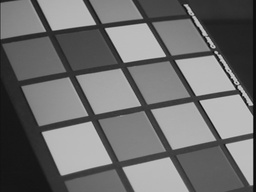
#> input picture data/img01.jpg, 256 x 192 px, shrunk from 640 x 480 before the run, found by its file name; its folder holds only this picture in this run
$ python houghScript.py
#> lines starting #> are read from the running program, lines starting #| are printed output that depends on the picture; after the words box and inside, x2 and y2 are one past the last pixel; in counts of white or black regions, pixels touching at a corner belong together
### python/myImageFilter.py
# myImageFilter
# Ilmagita Nariswari - 18221101

# ORIGINAL MATLAB FUNCTION:
# function [img1] = myImageFilter(img0, h)

import numpy as np
from helper import padImage

def myImageFilter(img0: np.ndarray, h: np.ndarray) -> np.ndarray:
    """
    # myImageFilter
    * takes an array of a greyscaleimage img0 and convolution filter stored in matrix h
    * outputs img1, which results from convolving im0 and h
    * assumes that matrix h is always odd-sized
    """
    img_array = img0

    img_height = len(img0)
    img_width = len(img0[0])

    filter_height = len(h)
    filter_width = len(h[0])

    pad_height = filter_height // 2
    pad_width = filter_width // 2

    padded_image = padImage(img_array, pad_height, pad_width)

    # initialize output image
    img1 = [[0 for j in range(img_width)] for i in range (img_height)]

    # perform convolution - base it by origin point in image
    for i in range(img_height):
        for j in range(img_width):
            conv_sum = 0

            for ki in range(filter_height):
                for kj in range(filter_width):
                    # map the kernel position to the padded image
                    ni = i + ki
                    nj = j + kj
                    conv_sum += padded_image[ni][nj] * h[ki][kj]

            img1[i][j] = conv_sum

    return img1

### python/helper.py
# helper functions

from PIL import Image
import numpy as np
from scipy.signal import windows

# READ IMAGE FUNCTIONS

# [14 lines left out: functions readImageAsArray, showImageFromArray, not called in this run]

# PADDING IMAGE FUNCTIONS

def ceil(x):
    if int(x) == x:
        return int(x)
    else:
        return int(x) + 1

def padImage(image, pad_height, pad_width):
    """
    # padImage
    # receives an array of image and pads it to the input parameters
    # pads it using the nearest neighbors method
    """
    img_array = image
    padded_image = np.pad(img_array, ((pad_height, pad_height), (pad_width, pad_width)), mode='edge') # pad with nearest neighbors
    return padded_image

# FILTERS

def generateGaussianFilter(sigma, normalised=True):
    """
    * generates a n x n matrix with a centered gaussian of standard deviation std centered on it.
    if normalised, its elements equals 1.'''
    """
    n = 2 * ceil(3 * sigma) + 1

    gaussian1D = windows.gaussian(n, sigma)
    gaussian2D = np.outer(gaussian1D, gaussian1D)

    if normalised:
        gaussian2D /= (2*np.pi*(sigma ** 2))
    return gaussian2D

def generateSobelFilterX():
    return [
        [-1, 0, 1],
        [-2, 0, 2],
        [-1, 0, 1]
    ]

def generateSobelFilterY():
    return [
        [-1, -2, -1],
        [0, 0, 0],
        [1, 2, 1]
    ]

### python/myEdgeFilter.py
# myEdgeFilter
# Ilmagita Nariswari - 18221101

# ORIGINAL MATLAB FUNCTION:
# function [img1] = myEdgeFilter(img0, sigma)

import numpy as np
from myImageFilter import myImageFilter
from helper import generateGaussianFilter, generateSobelFilterX, generateSobelFilterY

def myEdgeFilter(img0: np.ndarray, sigma: int) -> np.ndarray:
    """
    # myEdgeFilter
    * receives an input of a greyscale image (array) and scalar (int)
    * scalar is the standard deviation of the Gaussian smoothing kernel to be used
    * outputs img1 or the edge magnitude image as an array
    """

    img_array = img0

    # convolute with Gaussian kernel
    gaussian_kernel = generateGaussianFilter(sigma)
    smoothed_img = myImageFilter(img_array, gaussian_kernel)

    # calculate image gradient in the x-direction by convoluting smoothed img with x-oriented Sobel filter
    sobelX = generateSobelFilterX()
    imgX = myImageFilter(smoothed_img, sobelX)

    # calculate image gradient in the y-direction by convoluting smoothed img with y-oriented Sobel filter
    sobelY = generateSobelFilterY()
    imgY = myImageFilter(smoothed_img, sobelY)

    imgX = np.array(imgX)
    imgY = np.array(imgY)

    # get the edge magnitude
    edge_magnitude = np.sqrt(imgX ** 2 + imgY ** 2)
    magnitude = (edge_magnitude / np.max(edge_magnitude)) * 255
    img1 = magnitude

    # implement non-maximum suppression
    nms_magnitude = np.zeros_like(magnitude)
    count_error = 0
    for i in range(1, len(img_array)):
        for j in range(1, len(img_array[0])):

            # calculate angle by taking the inverse tangent of the ratio of the gradient magnitude in the y-direction to the x-direction one
            angle = np.arctan2(imgY[i, j], imgX[i, j]) * (180/np.pi) % 180

            try:
                n1 = 0
                n2 = 0

                # determine angles to closest and look at two neighboring pixels
                if (0 <= angle < 22.5) or (157.5 <= angle <= 180): # 0 degrees -> _ -> right and left
                    n1 = magnitude[i, j + 1]
                    n2 = magnitude[i, j - 1]
                elif (22.5 <= angle < 67.5): # 45 degrees -> \ -> top left and bottom right
                    n1 = magnitude[i - 1, j - 1]
                    n2 = magnitude[i + 1, j + 1]
                elif (67.5 <= angle < 112.5): # 90 degrees -> | -> top and bottom
                    n1 = magnitude[i - 1, j]
                    n2 = magnitude[i + 1, j]
                elif (112.5 <= angle < 157.5): # 135 degrees -> / -> top right and bottom left
                    n1 = magnitude[i - 1, j + 1]
                    n2 = magnitude[i + 1, j - 1]

                if magnitude[i, j] >= n1 and magnitude[i, j] >= n2:
                    nms_magnitude[i, j] = magnitude[i, j]
                else:
                    nms_magnitude[i, j] = 0

            except IndexError as e:
                # print(f"Error calculating angle at pixel ({i}, {j}): {e}")
                nms_magnitude[i, j] = 0
                count_error += 1

    img1 = nms_magnitude
    return img1

### python/myHoughTransform.py
# myHoughTransform
# Ilmagita Nariswari - 18221101

# ORIGINAL MATLAB FUNCTION:
# function [H, rhoScale, thetaScale] = myHoughTransform(Im, threshold, rhoRes, thetaRes)

import numpy as np

def myHoughTransform(Im: np.ndarray, threshold: int, rhoRes: int, thetaRes: int):
    """
    # myHoughTransform
    * implementation of the Hough Transform
    * takes the array of image, threshold, rhoRes, and thetaRes
    """
    # edge_magnitude_img = readImageAsArray('results/myEdgeFilter_res.jpg')

    img_height = len(Im)
    img_width = len(Im[0])

    # rhoMax in Hough transform is diagonal length of image because it is the farthest point from origin, thus enabling
    # accumulator array to capture all lines possible
    rhoMax = np.sqrt(img_height**2 + img_width**2)

    # initialize scales of minimum and maximum rho and theta
    rhoScale = np.arange(0, rhoMax, rhoRes)
    thetaScale = np.arange(0, 2 * np.pi, thetaRes)

    # initialize accumulator (H)
    H = np.zeros((len(rhoScale), len(thetaScale)))

    # threshold the edge image
    # get the indices of points above threshold
    edge_points = np.argwhere(Im > threshold)
    # print(f"Number of edge points: {len(edge_points)}")

    # for each point, try theta values and check obtained value of rho
    for point in edge_points:
        y, x = point[:2]

        for j, theta in enumerate(thetaScale):
            rho = int(x * np.cos(theta) + y * np.sin(theta))

            if rho >= 0:
                i = int(rho/rhoRes)
                H[i, j] += 1

    return H, rhoScale, thetaScale

### python/myHoughLines.py
# myHoughLines
# Ilmagita Nariswari - 18221101

# ORIGINAL MATLAB FUNCTION:
# function [rhos, thetas] = myHoughLines(H, nLines)

import numpy as np

def nms_all(img, kernel_size=3):
    """
    # nms_all: non maximal suppression for all neighbours
    * receives an input of an array for image and kernel size
    * outputs the dilated image
    """
    dilated_img = np.zeros(img.shape)
    pad = kernel_size // 2

    padded_img = np.pad(img, pad, mode='constant', constant_values=0)

    for i in range(img.shape[0]):
        for j in range(img.shape[1]):
            # get the current 3x3 area
            area = padded_img[i:i+kernel_size, j:j+kernel_size]
            dilated_img[i, j] = np.max(area)

    return dilated_img

def myHoughLines(H: np.ndarray, nLines: int):
    """
    # myHoughLines
    * takes H: transform accumulator, and nLines: number of lines to return
    * outputs rhos: array[nLines][1], and thetas: array[nLines][1]
    """
    img = H.copy()
    dilated_img = nms_all(img)

    rhos = []
    thetas = []

    for i in range(nLines):
        flat_index = np.argmax(dilated_img)
        max_index = np.unravel_index(flat_index, dilated_img.shape)

        dilated_img[max_index] = -999

        rhos.append(max_index[0])
        thetas.append(max_index[1])

    return rhos, thetas


### python/houghScript.py
import os
import cv2
import numpy as np

from myEdgeFilter import myEdgeFilter
from myHoughLines import myHoughLines
from myHoughTransform import myHoughTransform
from drawLine import drawLine

# houghScript.py adapted from: https://github.com/Ali-Hasan-Khan28/Computer-Vision

# Parameters
datadir = './data'  # the directory containing the images
resultsdir = './results'  # the directory for dumping results

sigma = 2
threshold = 0.03
rhoRes = 2
thetaRes = np.pi / 90
nLines = 50
# end of parameters

# Get list of images
imglist = [f for f in os.listdir(datadir) if f.endswith('.jpg')]

for imgname in imglist:
    print(f'Starting function for {imgname}')
    # Read in images
    img_path = os.path.join(datadir, imgname)
    img = cv2.imread(img_path)
#> img is the input picture: shape (192, 256, 3); min 6, max 207, mean 109.7

    if img.ndim == 3:
        img = cv2.cvtColor(img, cv2.COLOR_BGR2GRAY)
#> img: shape (192, 256)

    img = img.astype(np.float64) / 255.0

    # Actual Hough line code function calls
    Im = myEdgeFilter(img, sigma)
#> in myImageFilter, `img_height = len(img0)`: img_height = 192
#> in myImageFilter, `img_width = len(img0[0])`: img_width = 256
#> after the loop in myImageFilter, `for i in range(img_height):`: img1 = 192 items
#> after the loop in myEdgeFilter, `for i in range(1, len(img_array)):`:
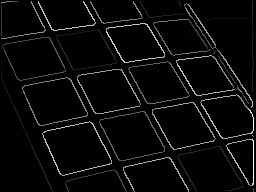
#> nms_magnitude: shape (192, 256) float64; min 0, max 255, mean 9.7
#> after the loop in myEdgeFilter, `for i in range(1, len(img_array)):`: count_error = 279
    H, rhoScale, thetaScale = myHoughTransform(Im, threshold, rhoRes, thetaRes)
#> in myHoughTransform, `img_height = len(Im)`: img_height = 192
#> in myHoughTransform, `img_width = len(Im[0])`: img_width = 256
#> in myHoughTransform, `rhoMax = np.sqrt(img_height**2 + img_width**2)`: rhoMax = 320
#> in myHoughTransform, `edge_points = np.argwhere(Im > threshold)`: edge_points = 6659 pairs, first value 1 to 191, second value 1 to 253
#> the loop in myHoughTransform, `for point in edge_points:` made 6659 passes
#> (y, x) on passes 1 to 3: (1, 6), (1, 7), (1, 8)
#> after the loop in myHoughTransform, `for point in edge_points:`:
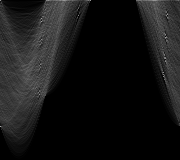
#> H: shape (160, 180) float64; min 0, max 171, mean 20.9
#> rhoScale = 160 values from 0 to 318; thetaScale = 180 values from 0 to 6.25
    rhos, thetas = myHoughLines(H, nLines)
#> the loop in myHoughLines, `for i in range(nLines):` made 50 passes
#> (flat_index, max_index) on passes 1 to 12: (22500, (125, 0)), (22501, (125, 1)), (22680, (126, 0)), (22681, (126, 1)), (22860, (127, 0)), (22861, (127, 1)), (3640, (20, 40)), (3641, (20, 41)), (3642, (20, 42)), (3820, (21, 40)), (3821, (21, 41)), (3822, (21, 42))
#> after the loop in myHoughLines, `for i in range(nLines):`:
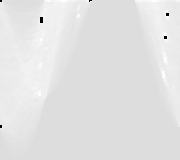
#> dilated_img: shape (160, 180) float64; min -999, max 153, mean 24.6; drawn with min black and max white
#> after the loop in myHoughLines, `for i in range(nLines):`: rhos = 50 values, max 127 at index 4, min 0 at index 42, mean 31.38; thetas = 50 values, max 168 at index 26, min 0 at index 0, mean 81.8
    lines = cv2.HoughLinesP((Im > threshold).astype(np.uint8), 1, thetaRes, threshold=0, minLineLength=10, maxLineGap=5)
#> lines = 202 rows, first 6: [162, 62, 163, 50], [187, 103, 187, 91], [199, 36, 201, 24], [96, 190, 108, 178], [142, 34, 155, 22], [212, 18, 252, 18]

    # Save outputs to files
    fname = os.path.join(resultsdir, f"{os.path.splitext(imgname)[0]}_01edge.png")
    cv2.imwrite(fname, np.sqrt(Im / np.max(Im)) * 255)

    fname = os.path.join(resultsdir, f"{os.path.splitext(imgname)[0]}_02threshold.png")
    cv2.imwrite(fname, (Im > threshold).astype(np.uint8) * 255)
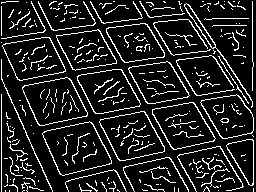
#> saved as img01_02threshold.png: shape (192, 256); 13.5% white in thin lines or dots

    fname = os.path.join(resultsdir, f"{os.path.splitext(imgname)[0]}_03hough.png")
    cv2.imwrite(fname, (H / np.max(H) * 255).astype(np.uint8))

    fname = os.path.join(resultsdir, f"{os.path.splitext(imgname)[0]}_04lines.png")

    img_lines = np.dstack([img,img,img])

    # display line results from myHoughLines function in red
    for k in np.arange(nLines):
        a = np.cos(thetaScale[thetas[k]])
        b = np.sin(thetaScale[thetas[k]])

        x0 = a*rhoScale[rhos[k]]
        y0 = b*rhoScale[rhos[k]]

        x1 = int(x0 + 1000*(-b))
        y1 = int(y0 + 1000*(a))

        x2 = int(x0 - 1000*(-b))
        y2 = int(y0 - 1000*(a))

        cv2.line(img_lines,(x1,y1),(x2,y2), (0,0,255),1)
#> this loop made 50 passes
#> (a, b, x0, y0, x1, y1, x2, y2) on passes 1 to 12: (1, 0, 250, 0, 250, 1000, 250, -1000), (0.999, 0.0349, 249.8, 8.72, 214, 1008, 284, -990), (1, 0, 252, 0, 252, 1000, 252, -1000), (0.999, 0.0349, 251.8, 8.79, 216, 1008, 286, -990), (1, 0, 254, 0, 254, 1000, 254, -1000), (0.999, 0.0349, 253.8, 8.86, 218, 1008, 288, -990), (0.174, 0.985, 6.95, 39.39, -977, 213, 991, -134), (0.139, 0.99, 5.57, 39.61, -984, 178, 995, -99), (0.105, 0.995, 4.18, 39.78, -990, 144, 998, -64), (0.174, 0.985, 7.29, 41.36, -977, 215, 992, -132), (0.139, 0.99, 5.85, 41.59, -984, 180, 996, -97), (0.105, 0.995, 4.39, 41.77, -990, 146, 998, -62)
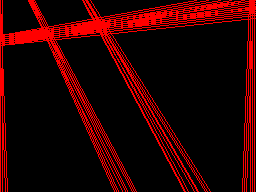
#> img_lines: shape (192, 256, 3) float64; mean of channels 0, 1, 2 0.4, 0.4, 41.6; drawn as B, G, R

    # display line segment results from cv2.HoughLinesP in green
    for line in lines:
        coords = line[0]
        cv2.line(img_lines, (coords[0], coords[1]), (coords[2], coords[3]), \
                    (0, 255, 0), 1)
#> this loop made 202 passes
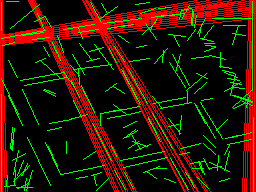
#> img_lines: shape (192, 256, 3) float64; 7.67% of pixels changed, all inside (x1, y1, x2, y2) = (1, 1, 254, 192); drawn as B, G, R

    cv2.imwrite(fname, 255 * img_lines)
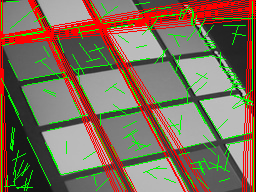
#> saved as img01_04lines.png: shape (192, 256, 3); mean B, G, R 89.2, 108.8, 126.6

    print(f'Done applying functions to {imgname}.')

$ run again, on data/img05.jpg
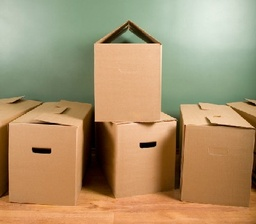
#> input picture data/img05.jpg, 256 x 224 px, shrunk from 400 x 350 before the run, found by its file name
#> img is the input picture: shape (224, 256, 3); mean B, G, R 110.1, 147.3, 171.7
#> in myImageFilter, `img_height = len(img0)`: img_height = 224
#> in myImageFilter, `img_width = len(img0[0])`: img_width = 256
#> after the loop in myImageFilter, `for i in range(img_height):`: img1 = 224 items
#> padded_image: shape (226, 258) float64
#> after the loop in myEdgeFilter, `for i in range(1, len(img_array)):`: count_error = 378
#> in myHoughTransform, `img_height = len(Im)`: img_height = 224
#> in myHoughTransform, `img_width = len(Im[0])`: img_width = 256
#> rhoMax = 340.2
#> edge_points = 7218 pairs, first value 1 to 223, second value 1 to 255
#> the loop in myHoughTransform, `for point in edge_points:` made 7218 passes
#> (y, x) on passes 1 to 3: (1, 4), (1, 5), (1, 9)
#> `H, rhoScale, thetaScale = myHoughTransform(Im, threshold, rhoRes, thet..`: rhoScale = 171 values from 0 to 340; thetaScale = 180 values from 0 to 6.25
#> the loop in myHoughLines, `for i in range(nLines):` made 50 passes
#> (flat_index, max_index) on passes 1 to 8: (18045, (100, 45)), (18046, (100, 46)), (18047, (100, 47)), (18225, (101, 45)), (18226, (101, 46)), (18227, (101, 47)), (18405, (102, 45)), (18406, (102, 46))
#> after the loop in myHoughLines, `for i in range(nLines):`: rhos = 50 values, max 103 at index 23, min 0 at index 9, mean 51.18; thetas = 50 values, max 152 at index 49, min 0 at index 34, mean 50.62
#> lines = 267 rows, first 6: [49, 83, 49, 70], [182, 162, 182, 141], [206, 222, 206, 197], [132, 128, 132, 106], [182, 134, 184, 124], [197, 221, 202, 197]
#> the loop `for k in np.arange(nLines):` made 50 passes
#> (a, b, x0, y0, x1, y1, x2, y2) on passes 1 to 8: (6.12e-17, 1, 1.22e-14, 200, -1000, 200, 1000, 199), (-0.0349, 0.999, -6.98, 199.9, -1006, 164, 992, 234), (-0.0698, 0.998, -13.95, 199.5, -1011, 129, 983, 269), (6.12e-17, 1, 1.24e-14, 202, -1000, 202, 1000, 201), (-0.0349, 0.999, -7.05, 201.9, -1006, 166, 992, 236), (-0.0698, 0.998, -14.09, 201.5, -1011, 131, 983, 271), (6.12e-17, 1, 1.25e-14, 204, -1000, 204, 1000, 203), (-0.0349, 0.999, -7.12, 203.9, -1006, 168, 992, 238)
#> after the loop `for k in np.arange(nLines):`:
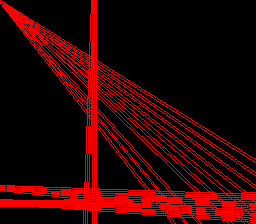
#> img_lines: shape (224, 256, 3) float64; mean of channels 0, 1, 2 0.5, 0.5, 42.7; drawn as B, G, R
#> the loop `for line in lines:` made 267 passes
#> `cv2.imwrite(fname, 255 * img_lines)`:
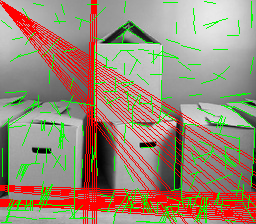
#> saved as img05_04lines.png: shape (224, 256, 3); mean B, G, R 118.9, 137.9, 156.6

$ run again, on data/img07.jpg
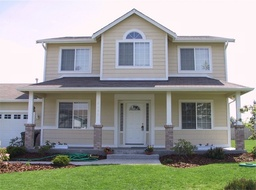
#> input picture data/img07.jpg, 256 x 190 px, shrunk from 640 x 476 before the run, found by its file name
#> img is the input picture: shape (190, 256, 3); mean B, G, R 150, 157, 155
#> in myImageFilter, `img_height = len(img0)`: img_height = 190
#> in myImageFilter, `img_width = len(img0[0])`: img_width = 256
#> after the loop in myImageFilter, `for i in range(img_height):`: img1 = 190 items
#> padded_image: shape (192, 258) float64
#> after the loop in myEdgeFilter, `for i in range(1, len(img_array)):`: count_error = 203
#> in myHoughTransform, `img_height = len(Im)`: img_height = 190
#> in myHoughTransform, `img_width = len(Im[0])`: img_width = 256
#> rhoMax = 318.8
#> edge_points = 7243 pairs, first value 1 to 189, second value 1 to 255
#> the loop in myHoughTransform, `for point in edge_points:` made 7243 passes
#> (point, x) on passes 1 to 3: ([1, 1], 1), ([1, 2], 2), ([1, 3], 3)
#> `H, rhoScale, thetaScale = myHoughTransform(Im, threshold, rhoRes, thet..`: rhoScale = 160 values from 0 to 318; thetaScale = 180 values from 0 to 6.25
#> the loop in myHoughLines, `for i in range(nLines):` made 50 passes
#> (flat_index, max_index) on passes 1 to 8: (7964, (44, 44)), (7965, (44, 45)), (7966, (44, 46)), (8144, (45, 44)), (8145, (45, 45)), (8146, (45, 46)), (8324, (46, 44)), (8325, (46, 45))
#> after the loop in myHoughLines, `for i in range(nLines):`: rhos = 50 values, max 93 at index 36, min 0 at index 9, mean 32.26; thetas = 50 values, max 153 at index 17, min 43 at index 30, mean 72
#> lines = 309 rows, first 6: [127, 47, 127, 22], [126, 95, 126, 80], [74, 153, 74, 125], [134, 32, 151, 38], [153, 66, 153, 41], [64, 159, 64, 141]
#> the loop `for k in np.arange(nLines):` made 50 passes
#> (a, b, x0, y0, x1, y1, x2, y2) on passes 1 to 8: (0.0349, 0.999, 3.07, 87.95, -996, 122, 1002, 53), (6.12e-17, 1, 5.39e-15, 88, -1000, 88, 1000, 87), (-0.0349, 0.999, -3.07, 87.95, -1002, 53, 996, 122), (0.0349, 0.999, 3.14, 89.95, -996, 124, 1002, 55), (6.12e-17, 1, 5.51e-15, 90, -1000, 90, 1000, 89), (-0.0349, 0.999, -3.14, 89.95, -1002, 55, 996, 124), (0.0349, 0.999, 3.21, 91.94, -996, 126, 1002, 57), (6.12e-17, 1, 5.63e-15, 92, -1000, 92, 1000, 91)
#> the loop `for line in lines:` made 309 passes
#> `cv2.imwrite(fname, 255 * img_lines)`:
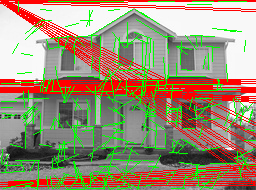
#> saved as img07_04lines.png: shape (190, 256, 3); mean B, G, R 116, 142.6, 157.5
